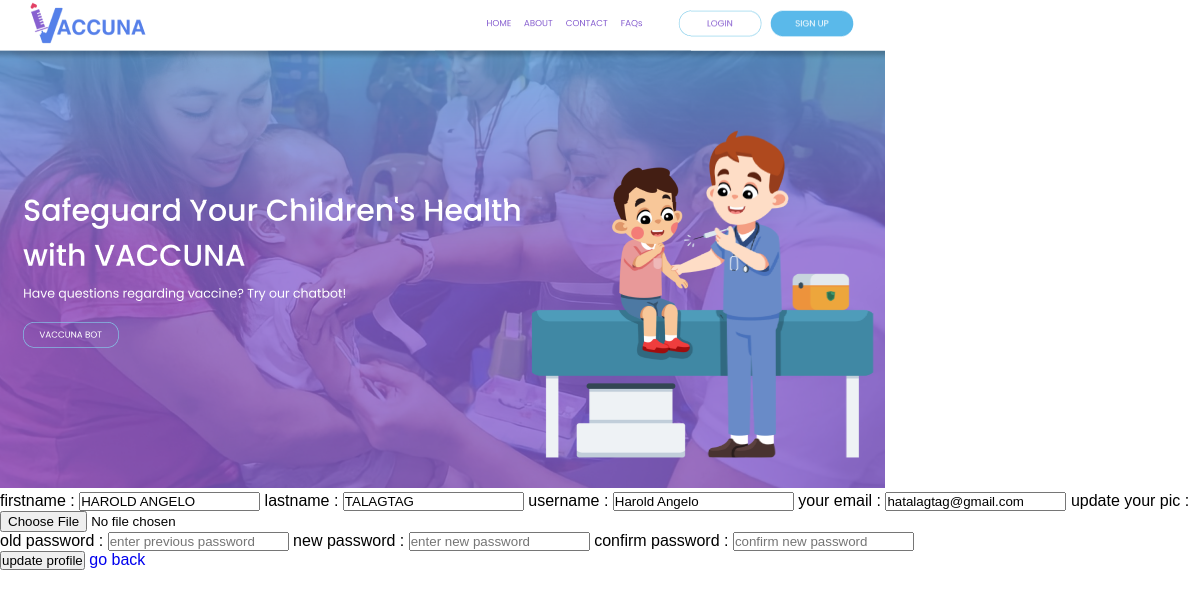
The app's page /Homepage/updateprofile.php (signed in), older data.
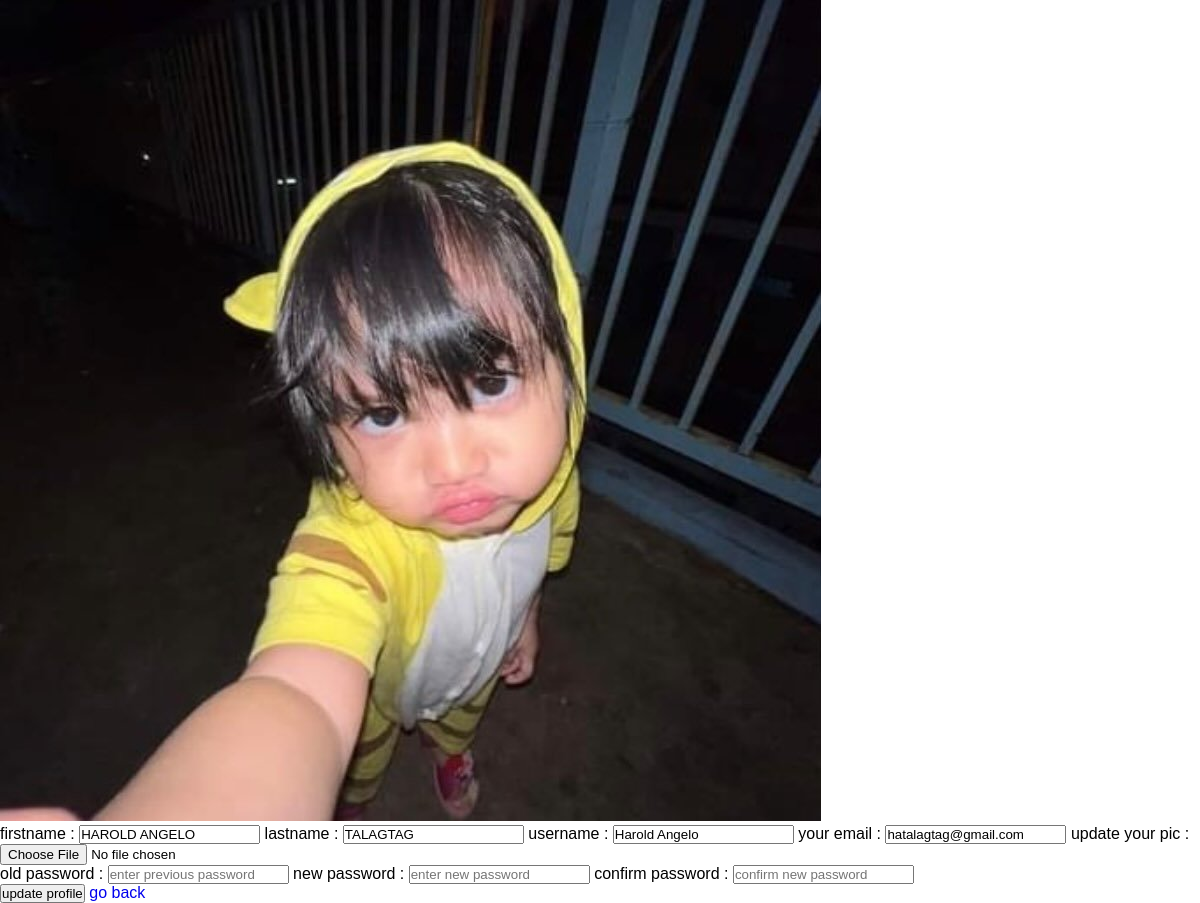
The same page, newer data.
### tables this page shows
CREATE TABLE `usertable` (
  `userid` int(11) NOT NULL,
  `firstname` varchar(60) NOT NULL,
  `lastname` varchar(60) NOT NULL,
  `user_email` varchar(60) NOT NULL,
  `username` varchar(60) NOT NULL,
  `phonenumber` varchar(60) NOT NULL,
  `token_verified` varchar(100) NOT NULL,
  `status_verified` tinyint(2) NOT NULL DEFAULT 0 COMMENT '0- not verified 1-verified',
  `password` varchar(60) NOT NULL,
  `image` longblob NOT NULL,
  `usertype` varchar(6) NOT NULL,
  `datecreated` timestamp NOT NULL DEFAULT current_timestamp(),
  `is_notified` int(11) DEFAULT 0 COMMENT '0 - not notified\r\n1 - notified',
  `code` mediumint(50) NOT NULL,
  `status` text NOT NULL
);

### Homepage/updateprofile.php (the view, shortened to what this page needs)
<?php
include 'config.php';
$user_id = $_SESSION['user_id'];
?>
<!DOCTYPE html>
<html lang="en">
<head>
   <link rel="stylesheet" href="../assets/css/style.css">
</head>
<body>
<div class="update-profile">
   <?php
      $select = mysqli_query($conn, "SELECT * FROM `usertable` WHERE userid = '$user_id'") or die('query failed');
      if(mysqli_num_rows($select) > 0){
         $fetch = mysqli_fetch_assoc($select);
      }
   ?>
   <form action="" method="post" enctype="multipart/form-data">
      <?php
         if($fetch['image'] == ''){
            echo '<img src="images/default-avatar.png">';
         }else{
            echo '<img src="uploaded_img/'.$fetch['image'].'">';
         }
      ?>
      <div class="flex">
         <div class="inputBox">
            <span>firstname :</span>
            <input type="text" name="update_firstname" value="<?php echo $fetch['firstname']; ?>" class="box">
            <span>lastname :</span>
            <input type="text" name="update_lastname" value="<?php echo $fetch['lastname']; ?>" class="box">
            <span>username :</span>
            <input type="text" name="update_username" value="<?php echo $fetch['username']; ?>" class="box">
            <span>your email :</span>
            <input type="email" name="update_email" value="<?php echo $fetch['user_email']; ?>" class="box">
            <span>update your pic :</span>
            <input type="file" name="update_image" accept="image/jpg, image/jpeg, image/png" class="box">
         </div>
         <div class="inputBox">
            <span>old password :</span>
            <input type="password" name="update_pass" placeholder="enter previous password" class="box">
            <span>new password :</span>
            <input type="password" name="new_pass" placeholder="enter new password" class="box">
            <span>confirm password :</span>
            <input type="password" name="confirm_pass" placeholder="confirm new password" class="box">
         </div>
      </div>
      <input type="submit" value="update profile" name="update_profile" class="btn">
      <a href="userpage.php" class="delete-btn">go back</a>
   </form>
</div>
</body>
</html>

Row changes from the older to the newer data that the page shows:
changed usertable "HAROLD ANGELO": image: a different picture
